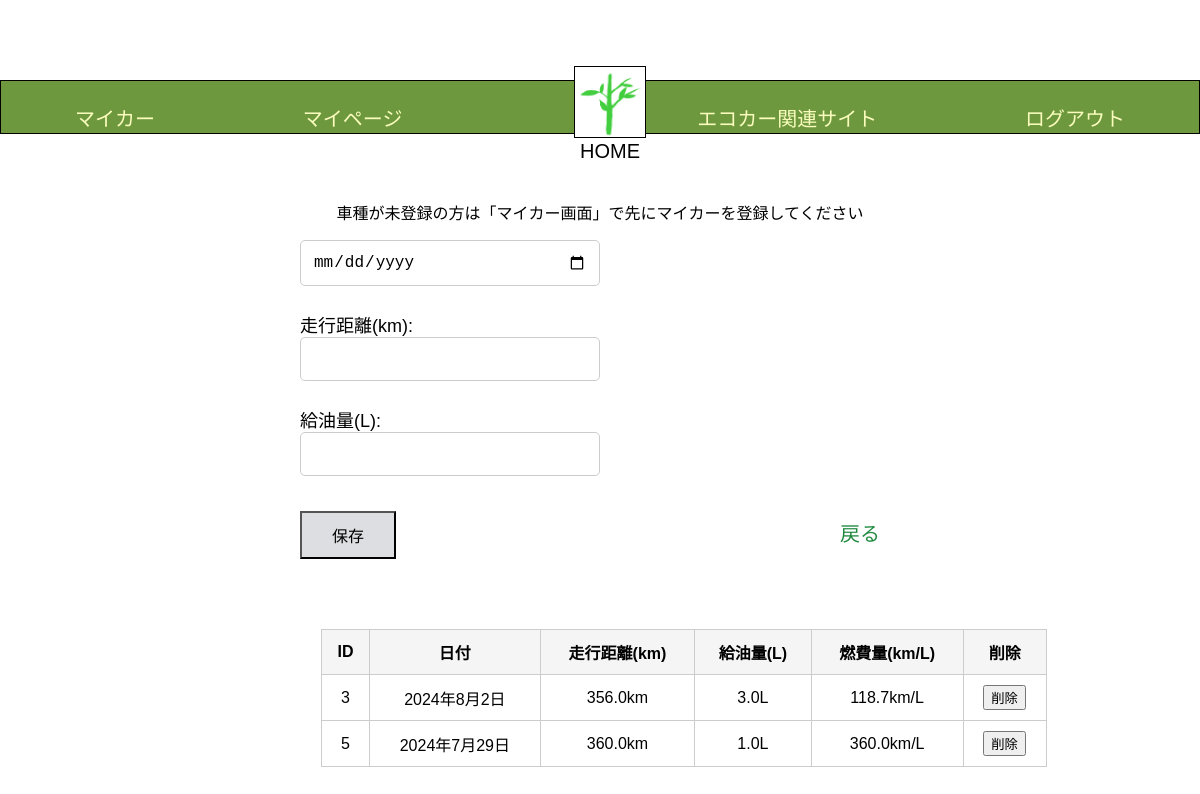
/Edrive/records/1/, run on an earlier commit of the app's database.
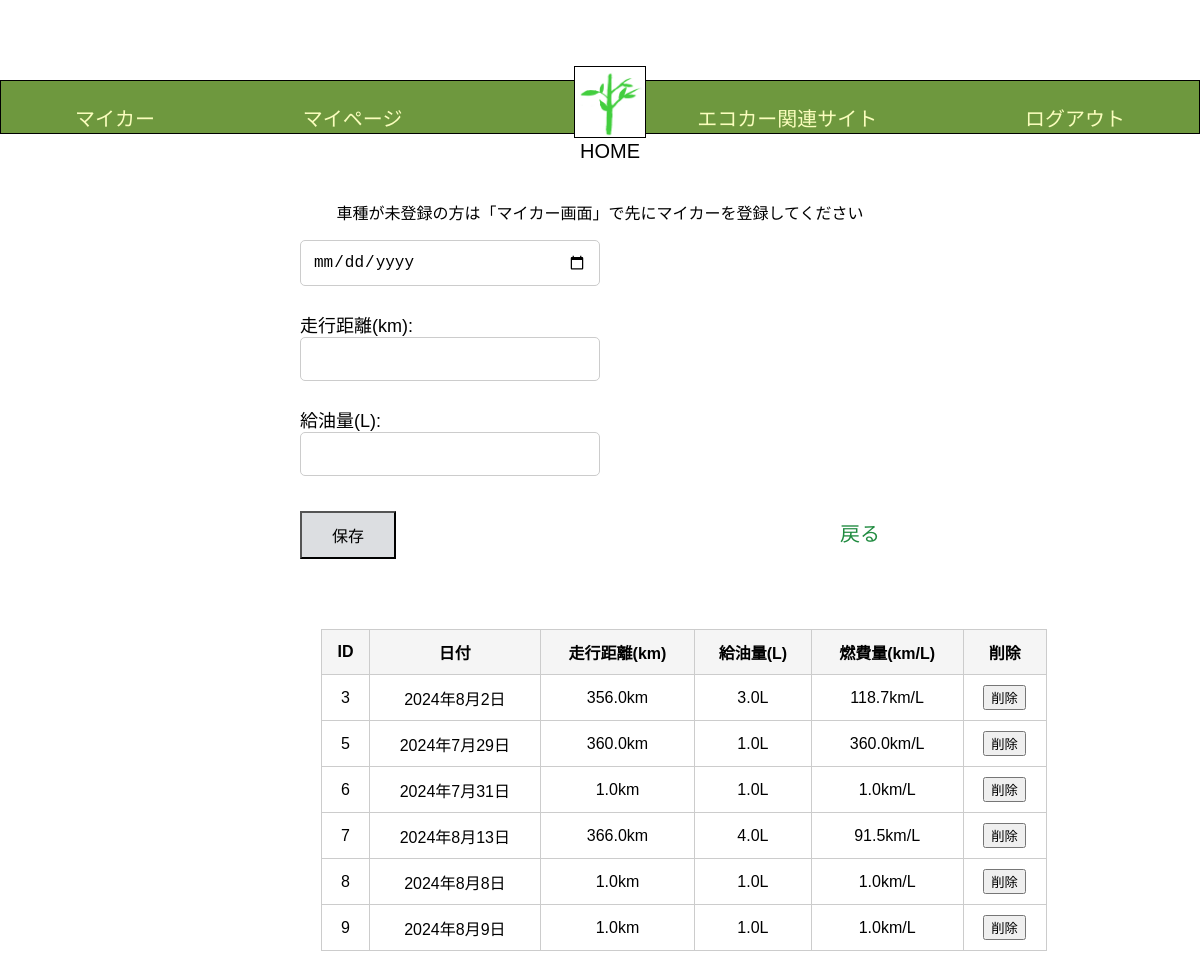
And on a later commit of the database.
### Edrive/models.py (models this page shows, shortened)
class FuelRecord(models.Model):
    my_car = models.ForeignKey(MyCar, on_delete=models.CASCADE, default=1)
    distance = models.FloatField(verbose_name="走行距離 (km)")
    fuel_amount = models.FloatField(verbose_name="給油量 (L)")
    fuel_efficiency = models.FloatField(verbose_name="燃費 (km/L)", blank=True, null=True, editable=False)
    date = models.DateField(verbose_name="日付", default=timezone.now)
    created_at = models.DateTimeField(auto_now_add=True, null=True)  # auto_now_add=True を削除
    updated_at = models.DateTimeField(auto_now=True,null=True)
    class Meta:
        db_table = 'fuel_records'
        constraints = [
            models.UniqueConstraint(
                name='records_unique',
                fields=[
                    'my_car',
                    'date',
                ]
            )
        ]

### Edrive/views.py (the view, shortened to what this page needs)
# urls.py: path('records/<int:pk>/',RecordsView.as_view(), name = 'records'),
class RecordsView(View):
    model = FuelRecord
    template_name = 'records.html'
    form_class = RecordsForm
    def get(self, request, pk):
        user = get_object_or_404(User, pk=pk)
        my_cars = MyCar.objects.filter(user=user)
        fuel_records = FuelRecord.objects.filter(my_car__in=my_cars)
        form = self.form_class()
        return render(request, self.template_name, {'fuel_records': fuel_records, 'form': form, 'car_id': pk})

### Edrive/forms.py
class RecordsForm(forms.ModelForm):
    distance = forms.FloatField(label = '走行距離(km)', min_value=1.0, max_value=3000.0, error_messages={
        'min_value': '距離は1以上でなければなりません。',
        'max_value': '距離は3000以下でなければなりません。',
        })
    fuel_amount = forms.FloatField(label = '給油量(L)',min_value=1.0, max_value=200.0, error_messages={
        'min_value': '給油量は1以上でなければなりません。',
        'max_value': '給油量は200以下でなければなりません。',
        })
    date = forms.DateField(label = '', widget=forms.DateInput(attrs={'type': 'date'}))
    class Meta:
        model = FuelRecord
        fields = [ 'date','distance', 'fuel_amount']

### templates/records.html (shortened to what this page needs)
{% load static %}
<!DOCTYPE html>
<html lang="ja">
   <head>
      <link rel="stylesheet" href="{% static 'css/style.css' %}">
   </head>
   <body>
       <header class="header-container">
      <nav class="navbar navbar-expand-lg navbar-light bg-light">
        <a class="navbar-brand" href="{% url 'Edrive:my_car' user.pk %}">マイカー</a>
        <a class="navbar-brand" href="{% url 'Edrive:mypage' user.pk %}">マイページ</a>
        <div class="logo">
        <a href="{% url 'Edrive:home' %}" class="home-link">
             <img src = "{% get_media_prefix %}shinryoku.png"  alt = "ホーム">
             <p>HOME</p>
        </a>
        </div>
        <a class="navbar-brand" href="{% url 'Edrive:eco_car_site' %}">エコカー関連サイト</a>
        <a class="navbar-brand" href="{% url 'Edrive:logout' %}">ログアウト</a>
      </nav>
      </header>
  <div class="records">
  <p>車種が未登録の方は「マイカー画面」で先にマイカーを登録してください</p>
  <nav>
   <form method="POST">
            <div class="form-group">
                {{ form.date }}
            </div>
            <div class="form-group">
                {{ form.distance.label_tag }}
                {{ form.distance }}
            </div>
            <div class="form-group">
                {{ form.fuel_amount.label_tag }}
                {{ form.fuel_amount }}
            </div>
   <input type="submit" value="保存">
        </form>
    <a class="navbar-brand" href="{% url 'Edrive:home' %}">戻る</a>
  </nav>
  </div>
<div class="records-container">
        <div class="car-info">
            <table border='1'>
      <table>
        <thead>
            <tr>
                <th>ID</th>
                <th>日付</th>
                <th>走行距離(km)</th>
                <th>給油量(L)</th>
                <th>燃費量(km/L)</th>
                <th>削除</th>
            </tr>
        </thead>
            <tbody>
            {% for record in fuel_records %}
                <tr>
                    <td>{{ record.id }}</td>
                    <td>{{ record.date|date:"Y年n月j日" }}</td>
                    <td>{{ record.distance }}km</td>
                    <td>{{ record.fuel_amount }}L</td>
                    <td>{{ record.fuel_efficiency|floatformat:1 }}km/L</td>
                    <td>
                    <form method="post" style="display:inline;">
                        <button type="submit">削除</button>
                      </form>
                    </td>
                </tr>
               {% endfor %}
            </tbody>
     </table>
</div>
</body>
</html>

### static/css/style.css (style rules this page uses)
body { font-family: Arial, sans-serif; margin: 0; padding: 0; }
.header-container { text-align: center; background-color: #6e983e; padding: 1px 0; margin-top: 80px; position: relative; border:1px solid black; height:auto; }
.header-container a.navbar-brand { color: #fafdbd; text-decoration: none; font-weight: 400; padding: 0.5px; justify-content: space-around; }
.logo img { width:70px; height: 70px; border: 1px solid black; }
.navbar-brand { font-size: 20px; color: #fafdbd; display: flex; margin: 0; }
.navbar { display: flex; justify-content: space-around; align-items: center; padding: 0; margin: 10px 0 0 0; }
.logo .home-link { display: flex; flex-direction: column; align-items: center; position: absolute; text-decoration: none; margin: 0 10px; top: -15px; left: 50%; transform: translateX(-50%); width: 80px; height: 80px; }
.logo p { margin: 2px 0 100px 0; font-size: 20px; color: #000000; font-weight:400; }
input[type="submit"] { margin-top: 10px; padding: 10px 50px; background-color: #dcdee1; color: black; cursor: pointer; }
.navbar-brand { display: flex; text-align: center; margin-top: 10px; }
.records { display: flex; flex-direction: column; align-items: center; margin-top: 50px; }
.records nav { display: flex; align-items: center; justify-content: space-between; margin-bottom: 20px; width:50%; }
.records form { width: 50%; margin-bottom: 20px; }
.records form .form-group { margin-bottom: 15px; }
.records form label { font-size: 18px; display: block; }
.records form input[type="text"], .records form input[type="password"], .records form input[type="email"], .records form input[type="date"], .records form input[type="datetime-local"], .records form input[type="number"], .records form select, .records form textarea { width: 100%; padding: 12px; font-size: 16px; border: 1px solid #ccc; border-radius: 5px; box-sizing: border-box; margin-bottom: 10px; }
.records form input[type="submit"] { padding: 10px 30px; background-color: #dcdee1; color: black; cursor: pointer; font-size: 16px; text-align: center; margin-right: 10px; display: inline-block; }
.records .navbar-brand { padding: 20px 20px; color: #208b40; font-size: 20px; text-align: center; text-decoration: none; margin-top: 250px; margin-bottom: 5px; display: inline-block; }
.records-container { display: flex; justify-content: center; margin-top: 30px; margin-bottom: 80px; }
.records-container table { width: 130%; border-collapse: collapse; }
.records-container th, .records-container td { padding: 10px; text-align: center; border: 1px solid #ccc; }
.records-container th { background-color: #f5f5f5; }

What changed in the data, as far as the page shows it:
added FuelRecord: id "6", date "2024年7月31日", distance "1.0", fuel_amount "1.0", fuel_efficiency "1.0"
added FuelRecord: id "7", date "2024年8月13日", distance "366.0", fuel_amount "4.0", fuel_efficiency "91.5"
added FuelRecord: id "8", date "2024年8月8日", distance "1.0", fuel_amount "1.0", fuel_efficiency "1.0"
added FuelRecord: id "9", date "2024年8月9日", distance "1.0", fuel_amount "1.0", fuel_efficiency "1.0"
